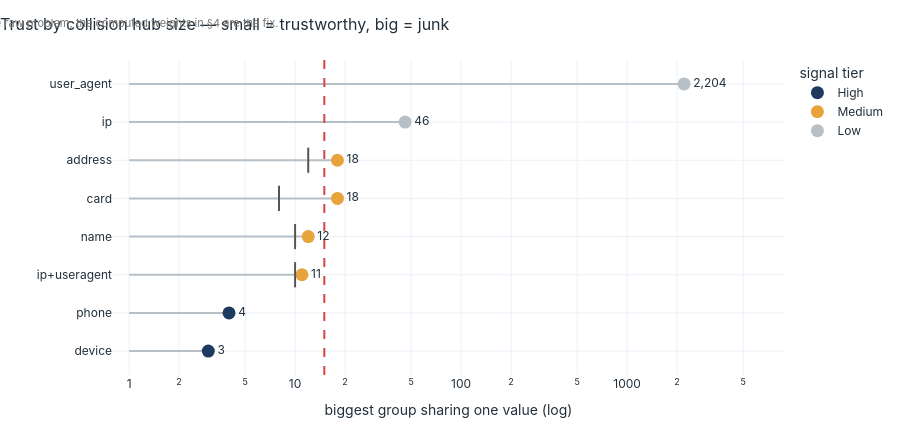

Source (notebook cell):
### Code cell
# STORY PLOT: trust by collision hub — lollipop (a log axis has no bar baseline)
TIER = {"device":"High","phone":"High","card":"Medium","address":"Medium",
        "name":"Medium","ip+useragent":"Medium","ip":"Low","user_agent":"Low"}
HUBCAP_LBL = {"card":8,"address":12,"ip+useragent":10,"name":10}   # enforced ceilings from §5
p = prof.reset_index().rename(columns={"index":"signal"}); p["tier"] = p["signal"].map(TIER)
p = p.sort_values("max_hub")
fig = go.Figure()
for _, r in p.iterrows():
    fig.add_trace(go.Scatter(x=[1, r["max_hub"]], y=[r["signal"], r["signal"]], mode="lines",
        line=dict(color=GREY, width=2), hoverinfo="skip", showlegend=False))
for t, col in SIGNAL_TIER_COLORS.items():
    sub = p[p["tier"]==t]
    if len(sub):
        fig.add_trace(go.Scatter(x=sub["max_hub"], y=sub["signal"], mode="markers+text",
            text=sub["max_hub"], textposition="middle right", texttemplate="%{text:,}", cliponaxis=False,
            marker=dict(size=13, color=col), name=t,
            hovertemplate="%{y}: biggest shared group = %{x:,}<extra></extra>"))
for sg, cap in HUBCAP_LBL.items():
    fig.add_trace(go.Scatter(x=[cap], y=[sg], mode="markers",
        marker=dict(symbol="line-ns", size=18, line=dict(width=2, color="#555")),
        showlegend=False, hovertemplate=f"{sg}: suppressed above {cap}<extra></extra>"))
fig.add_vline(x=15, line_dash="dash", line_color=ACCENT,
              annotation_text="junk cutoff · hub>15", annotation_position="top")
fig.update_xaxes(type="log", title="biggest group sharing one value (log)",
                 range=[math.log10(0.8), math.log10(p["max_hub"].max()*4)])
fig.update_layout(title="Trust by collision hub size — small = trustworthy, big = junk",
    height=H_STD, yaxis_title="", legend_title="signal tier",
    annotations=[dict(x=0, y=1.09, xref="paper", yref="paper", showarrow=False, font=dict(size=11,color="#777"),
        text="This is the raw problem; the computed weights in §4 are the fix.")])
fig

### Figure 1 — Plotly figure (JSON) as saved in the notebook; plotly's stock layout.template omitted (floating-point values rounded to 4 significant figures)
{"data": [{"hoverinfo": "skip", "line": {"color": "#B7C0C7", "width": 2}, "mode": "lines", "showlegend": false, "type": "scatter", "x": [1, 3.0], "y": ["device", "device"]}, {"hoverinfo": "skip", "line": {"color": "#B7C0C7", "width": 2}, "mode": "lines", "showlegend": false, "type": "scatter", "x": [1, 4.0], "y": ["phone", "phone"]}, {"hoverinfo": "skip", "line": {"color": "#B7C0C7", "width": 2}, "mode": "lines", "showlegend": false, "type": "scatter", "x": [1, 11.0], "y": ["ip+useragent", "ip+useragent"]}, {"hoverinfo": "skip", "line": {"color": "#B7C0C7", "width": 2}, "mode": "lines", "showlegend": false, "type": "scatter", "x": [1, 12.0], "y": ["name", "name"]}, {"hoverinfo": "skip", "line": {"color": "#B7C0C7", "width": 2}, "mode": "lines", "showlegend": false, "type": "scatter", "x": [1, 18.0], "y": ["card", "card"]}, {"hoverinfo": "skip", "line": {"color": "#B7C0C7", "width": 2}, "mode": "lines", "showlegend": false, "type": "scatter", "x": [1, 18.0], "y": ["address", "address"]}, {"hoverinfo": "skip", "line": {"color": "#B7C0C7", "width": 2}, "mode": "lines", "showlegend": false, "type": "scatter", "x": [1, 46.0], "y": ["ip", "ip"]}, {"hoverinfo": "skip", "line": {"color": "#B7C0C7", "width": 2}, "mode": "lines", "showlegend": false, "type": "scatter", "x": [1, 2204.0], "y": ["user_agent", "user_agent"]}, {"cliponaxis": false, "hovertemplate": "%{y}: biggest shared group = %{x:,}<extra></extra>", "marker": {"color": "#1F3A5F", "size": 13}, "mode": "markers+text", "name": "High", "text": [3.0, 4.0], "textposition": "middle right", "texttemplate": "%{text:,}", "type": "scatter", "x": [3.0, 4.0], "y": ["device", "phone"]}, {"cliponaxis": false, "hovertemplate": "%{y}: biggest shared group = %{x:,}<extra></extra>", "marker": {"color": "#E8A33D", "size": 13}, "mode": "markers+text", "name": "Medium", "text": [11.0, 12.0, 18.0, 18.0], "textposition": "middle right", "texttemplate": "%{text:,}", "type": "scatter", "x": [11.0, 12.0, 18.0, 18.0], "y": ["ip+useragent", "name", "card", "address"]}, {"cliponaxis": false, "hovertemplate": "%{y}: biggest shared group = %{x:,}<extra></extra>", "marker": {"color": "#B7C0C7", "size": 13}, "mode": "markers+text", "name": "Low", "text": [46.0, 2204.0], "textposition": "middle right", "texttemplate": "%{text:,}", "type": "scatter", "x": [46.0, 2204.0], "y": ["ip", "user_agent"]}, {"hovertemplate": "card: suppressed above 8<extra></extra>", "marker": {"line": {"color": "#555", "width": 2}, "size": 18, "symbol": "line-ns"}, "mode": "markers", "showlegend": false, "type": "scatter", "x": [8], "y": ["card"]}, {"hovertemplate": "address: suppressed above 12<extra></extra>", "marker": {"line": {"color": "#555", "width": 2}, "size": 18, "symbol": "line-ns"}, "mode": "markers", "showlegend": false, "type": "scatter", "x": [12], "y": ["address"]}, {"hovertemplate": "ip+useragent: suppressed above 10<extra></extra>", "marker": {"line": {"color": "#555", "width": 2}, "size": 18, "symbol": "line-ns"}, "mode": "markers", "showlegend": false, "type": "scatter", "x": [10], "y": ["ip+useragent"]}, {"hovertemplate": "name: suppressed above 10<extra></extra>", "marker": {"line": {"color": "#555", "width": 2}, "size": 18, "symbol": "line-ns"}, "mode": "markers", "showlegend": false, "type": "scatter", "x": [10], "y": ["name"]}], "layout": {"annotations": [{"font": {"color": "#777", "size": 11}, "showarrow": false, "text": "This is the raw problem; the computed weights in §4 are the fix.", "x": 0, "xanchor": "center", "xref": "paper", "y": 1.09, "yanchor": "bottom", "yref": "paper"}], "height": 430, "legend": {"title": {"text": "signal tier"}}, "shapes": [{"line": {"color": "#D64545", "dash": "dash"}, "type": "line", "x0": 15, "x1": 15, "xref": "x", "y0": 0, "y1": 1, "yref": "y domain"}], "title": {"text": "Trust by collision hub size — small = trustworthy, big = junk"}, "xaxis": {"range": [-0.09691, 3.945], "title": {"text": "biggest group sharing one value (log)"}, "type": "log"}, "yaxis": {"title": {"text": ""}}}}
